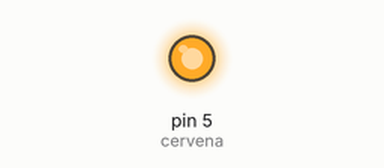
This sketch was run on a simulated Arduino Uno, built with avr-gcc and run on an emulated ATmega328P. Parts: output pins drawn as LEDs (lit = HIGH).

Above: at 0.1 s.
At 1.1 s:
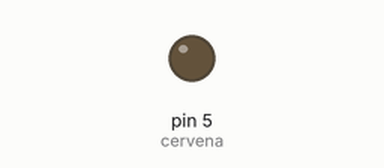
Timing chart, 0 to 2.6 s (numbered marks = the images above):
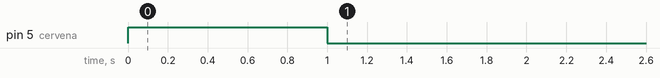

The sketch:

vlastni_metoda.ino
```cpp
  #define cervena 5 //D1
  int prodleva = 1000;

void setup() {
  pinMode(cervena, OUTPUT);

  blikni();
}

void loop() {

}

void blikni() {
  digitalWrite(cervena, HIGH);
  delay(prodleva);
  digitalWrite(cervena, LOW);

  delay(prodleva);
}
```
